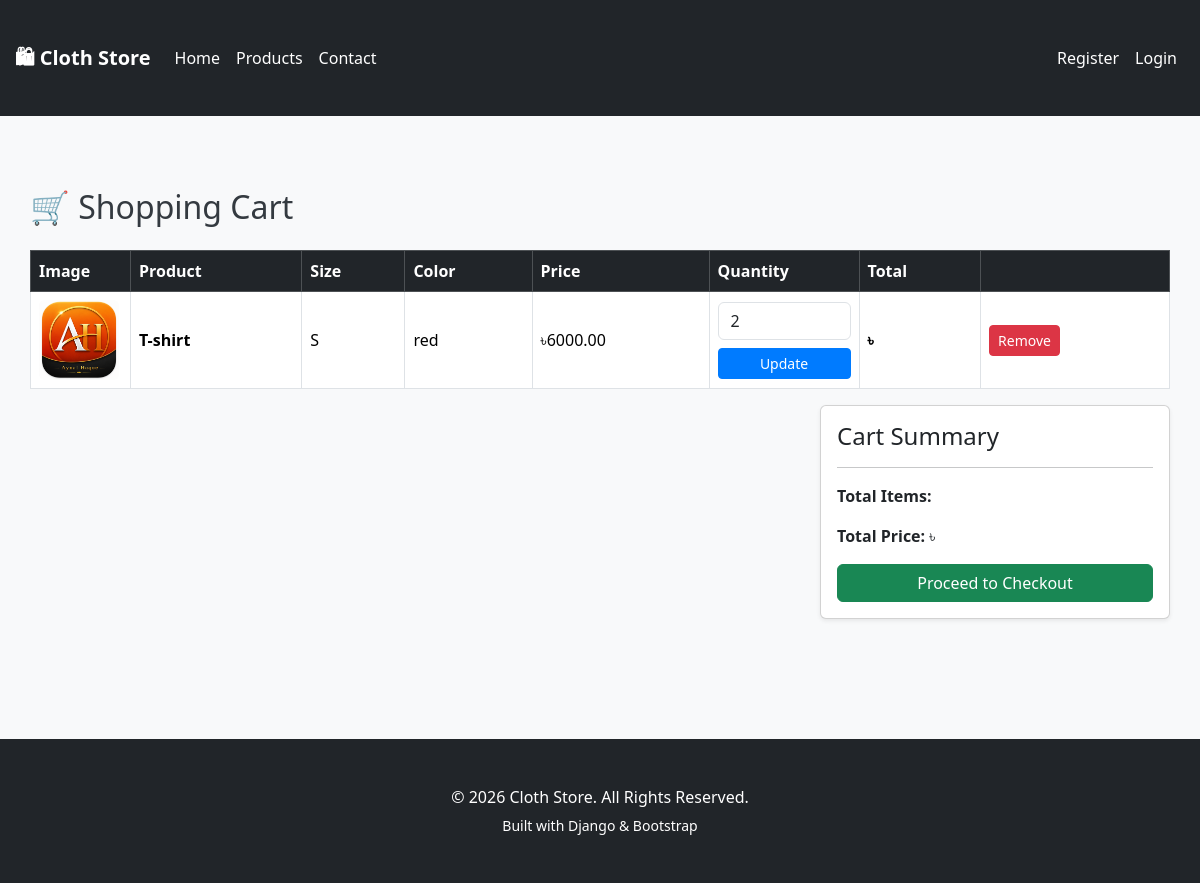
/cart/cart/, run on the app's committed database.
### cart/models.py (models this page shows)
class CartItem(models.Model):
    cart = models.ForeignKey(Cart, on_delete=models.CASCADE , related_name="items")
    product_item = models.ForeignKey(ProductItem, on_delete=models.CASCADE)
    quantity = models.PositiveIntegerField(default=1)

### product/models.py (models this page shows, shortened)
class ProductItem(models.Model):
    product = models.ForeignKey(
        Product,
        on_delete=models.CASCADE,
        related_name="items",
    )
    size = models.CharField(
        max_length=5,
        choices=SIZE_CHOICES,
    )
    color = models.CharField(
        max_length=30,
    )
    stock = models.PositiveIntegerField(
        default=0,
    )
    sku = models.CharField(
    max_length=50,
    unique=True,
    blank=True,
    null=True,
)
    price = models.DecimalField(
        max_digits=10,
        decimal_places=2,
        blank=True,
        null=True,
        help_text="Optional variant price",
    )
    class Meta:
        ordering = ("size",)
        verbose_name = "Product Variant"
        verbose_name_plural = "Product Variants"

class Product(models.Model):
    category = models.ForeignKey(
        Category,
        on_delete=models.CASCADE,
        related_name="products",
    )
    name = models.CharField(
        max_length=200,
        db_index=True,
    )
    slug = models.SlugField(
        max_length=255,
        unique=True,
        blank=True,
        db_index=True,
    )
    brand = models.CharField(
        max_length=100,
        blank=True,
    )
    description = models.TextField(
        blank=True,
    )
    image = models.ImageField(
        upload_to=product_image_upload_path,
    )
    price = models.DecimalField(
        max_digits=10,
        decimal_places=2,
    )
    discount_price = models.DecimalField(
        max_digits=10,
        decimal_places=2,
        blank=True,
        null=True,
    )
    stock = models.PositiveIntegerField(
        default=0,
    )
    available = models.BooleanField(
        default=True,
    )
    is_featured = models.BooleanField(
        default=False,
    )
    size = models.CharField(
        max_length=5,
        choices=SIZE_CHOICES,
        blank=True,
    )
    color = models.CharField(
        max_length=50,
        blank=True,
    )
    created_at = models.DateTimeField(
        auto_now_add=True,
    )
    updated_at = models.DateTimeField(
        auto_now=True,
    )
    class Meta:
        ordering = ("-created_at",)
        verbose_name = "Product"
        verbose_name_plural = "Products"

### cart/views.py (the view)
# urls.py: path('cart/', views.cart_detail, name='cart_detail'),
def cart_detail(request):
    cart = get_user_cart(request)
    items = cart.items.select_related(
        "product_item",
        "product_item__product"
    )
    context = {
          "cart": cart,
        "items": items,
    }
    return render(
        request,
        "cart_detail.html",
        context,
    )

### cart/views.py (called while the page is built)
def get_user_cart(request):
    if request.user.is_authenticated:
        cart, created = Cart.objects.get_or_create(
            user=request.user
        )
    else:
        if not request.session.session_key:
            request.session.create()
        cart, created = Cart.objects.get_or_create(
            session_key=request.session.session_key
        )
    return cart

### cart/templates/cart_detail.html (shortened to what this page needs)
{% extends "base.html" %}
{% block content %}
<div class="container py-5">
    <h2 class="mb-4">
        🛒 Shopping Cart
    </h2>
    {% if items %}
    <div class="table-responsive">
        <table class="table table-bordered align-middle">
            <thead class="table-dark">
                <tr>
                    <th>Image</th>
                    <th>Product</th>
                    <th>Size</th>
                    <th>Color</th>
                    <th>Price</th>
                    <th width="150">Quantity</th>
                    <th>Total</th>
                    <th></th>
                </tr>
            </thead>
            <tbody>
            {% for item in items %}
                <tr>
                    <td width="100">
                        <img
                            src="{{ item.product_item.product.image.url }}"
                            class="img-fluid rounded"
                            style="height:80px;width:80px;object-fit:cover;"
                        >
                    </td>
                    <td>
                        <strong>
                            {{ item.product_item.product.name }}
                        </strong>
                    </td>
                    <td>
                        {{ item.product_item.size }}
                    </td>
                    <td>
                        {{ item.product_item.color }}
                    </td>
                    <td>
                        ৳{{ item.product_item.price }}
                    </td>
                    <td>
                        <form
                            method="post"
                            action="{% url 'update_cart_item' item.id %}"
                        >
                            <input
                                type="number"
                                name="quantity"
                                value="{{ item.quantity }}"
                                min="1"
                                class="form-control mb-2"
                            >
                            <button
                                class="btn btn-primary btn-sm w-100"
                            >
                                Update
                            </button>
                        </form>
                    </td>
                    <td>
                        <strong>
                            ৳{{ item.total_price }}
                        </strong>
                    </td>
                    <td>
                        <a
                            href="{% url 'remove_from_cart' item.id %}"
                            class="btn btn-danger btn-sm"
                        >
                            Remove
                        </a>
                    </td>
                </tr>
            {% endfor %}
            </tbody>
        </table>
    </div>
    <div class="card ms-auto shadow-sm" style="max-width:350px;">
        <div class="card-body">
            <h4>
                Cart Summary
            </h4>
            <hr>
            <p>
                <strong>Total Items:</strong>
            </p>
            <p>
                <strong>Total Price:</strong>
                ৳{{ cart.total_price }}
            </p>
            <a
                href="#"
                class="btn btn-success w-100"
            >
                Proceed to Checkout
            </a>
        </div>
    </div>
    {% endif %}
</div>
{% endblock %}

### static/css/style.css (style rules this page uses)
body { font-family: 'Segoe UI', Tahoma, Geneva, Verdana, sans-serif; background-color: #f8f9fa; margin: 0; color: #212529; }
.container { max-width: 1200px; margin: auto; padding: 30px 15px; }
h1, h2, h3 { color: #343a40; }
.btn-primary { background-color: #007bff; border-color: #007bff; }

### data on the page
CartItem: product_item.product.image (picture), product_item.product.name "T-shirt", product_item.size "S", product_item.color "red", product_item.price "6000.00", quantity "2"
